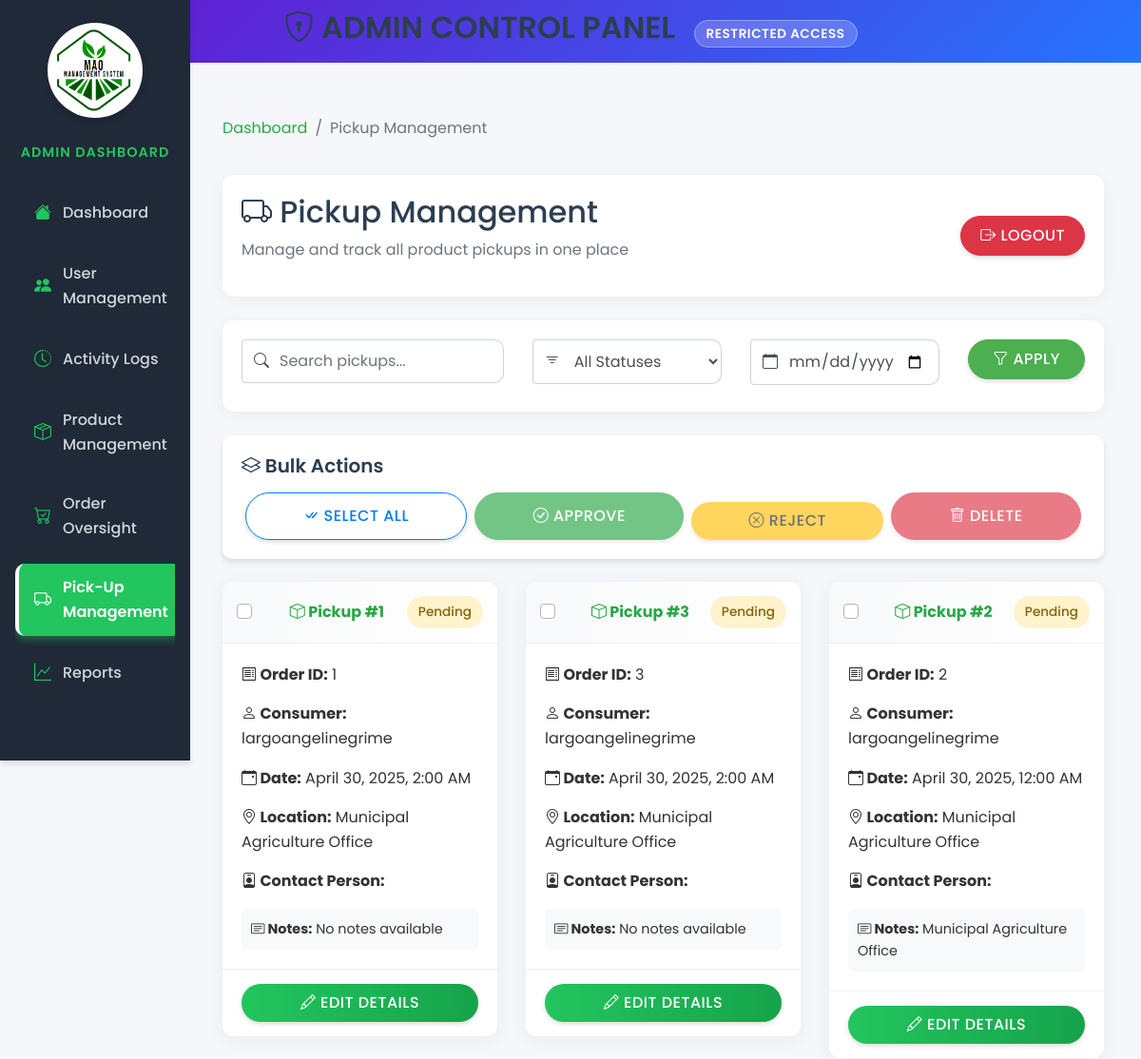
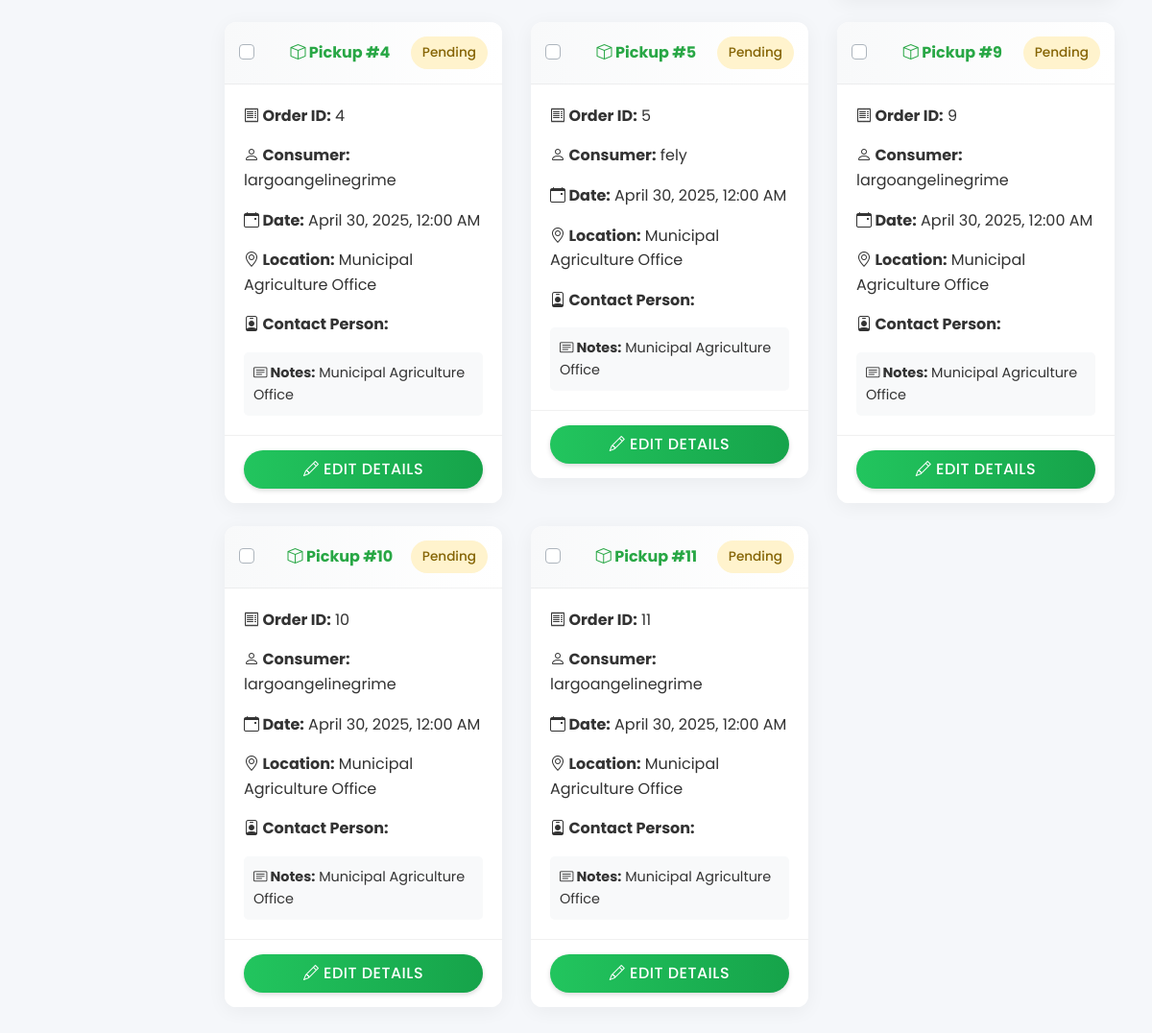
The app's page /views/admin/pickup-management.php?date=2025-04-30 00:00:00 (signed in) with its own data (2 pictures, top to bottom).
### tables this page shows
CREATE TABLE `pickups` (
  `pickup_id` int(11) NOT NULL,
  `order_id` int(11) NOT NULL,
  `payment_id` int(11) DEFAULT NULL,
  `pickup_status` enum('pending','processing','ready','completed','canceled') DEFAULT 'pending',
  `pickup_date` datetime DEFAULT NULL,
  `pickup_location` varchar(255) DEFAULT 'Municipal Agriculture Office',
  `pickup_notes` text DEFAULT NULL,
  `office_location` varchar(255) DEFAULT 'Municipal Agriculture Office',
  `contact_person` varchar(100) DEFAULT NULL
);

CREATE TABLE `orders` (
  `order_id` int(11) NOT NULL,
  `consumer_id` int(11) DEFAULT NULL,
  `order_status` enum('pending','processing','ready','completed','canceled') DEFAULT 'pending',
  `order_date` timestamp NOT NULL DEFAULT current_timestamp(),
  `pickup_details` text DEFAULT NULL
);

CREATE TABLE `users` (
  `user_id` int(11) NOT NULL,
  `username` varchar(50) NOT NULL,
  `password` varchar(255) NOT NULL,
  `email` varchar(100) NOT NULL,
  `role_id` int(11) DEFAULT NULL,
  `created_at` timestamp NOT NULL DEFAULT current_timestamp(),
  `updated_at` timestamp NOT NULL DEFAULT current_timestamp() ON UPDATE current_timestamp(),
  `first_name` varchar(100) NOT NULL,
  `last_name` varchar(100) NOT NULL,
  `contact_number` varchar(20) DEFAULT NULL,
  `address` text DEFAULT NULL
);

### views/admin/pickup-management.php (the view, shortened to what this page needs)
<?php
$database = new Database();
$conn = $database->connect();
$limit = 10;
$page = isset($_GET['page']) ? (int)$_GET['page'] : 1;
$offset = ($page - 1) * $limit;
$search = isset($_GET['search']) ? trim($_GET['search']) : '';
$dateFilter = isset($_GET['date']) ? $_GET['date'] : '';
$query = "SELECT
            p.pickup_id,
            o.order_id,
            c.username AS consumer_name,
            p.pickup_status,
            p.pickup_date,
            p.pickup_location,
            p.contact_person,
            p.pickup_notes
          FROM pickups AS p
          JOIN orders AS o ON p.order_id = o.order_id
          JOIN users AS c ON o.consumer_id = c.user_id";
$whereClauses = [];
$queryParams = [];
if (!empty($dateFilter)) {
    $whereClauses[] = "DATE(p.pickup_date) = :date";
    $queryParams[':date'] = $dateFilter;
}
if (!empty($whereClauses)) {
    $query .= " WHERE " . implode(" AND ", $whereClauses);
}
$query .= " ORDER BY p.pickup_date DESC LIMIT :limit OFFSET :offset";
$stmt = $conn->prepare($query);
$stmt->bindValue(':limit', $limit, PDO::PARAM_INT);
$stmt->bindValue(':offset', $offset, PDO::PARAM_INT);
if (!empty($queryParams)) {
    foreach ($queryParams as $param => $value) {
        $stmt->bindValue($param, $value, PDO::PARAM_STR);
    }
}
$stmt->execute();
$pickups = $stmt->fetchAll(PDO::FETCH_ASSOC);
?>
<!DOCTYPE html>
<html lang="en">
<head>
    <link href="https://stackpath.bootstrapcdn.com/bootstrap/4.5.2/css/bootstrap.min.css" rel="stylesheet">
    <link href="https://cdn.jsdelivr.net/npm/bootstrap-icons/font/bootstrap-icons.css" rel="stylesheet">
    <link rel="stylesheet" href="../../public/style/admin.css">
    <link rel="stylesheet" href="../../public/style/admin-sidebar.css">
    <link rel="stylesheet" href="../../public/style/pickup-management.css">
    <link rel="stylesheet" href="https://cdnjs.cloudflare.com/ajax/libs/bootstrap-datepicker/1.9.0/css/bootstrap-datepicker.min.css">
</head>
<body>
    <div class="admin-header text-center">
        <h2><i class="bi bi-shield-lock"></i> ADMIN CONTROL PANEL <span class="admin-badge">Restricted Access</span></h2>
    </div>
    <div class="container-fluid">
        <div class="row">
            <?php include '../../views/global/admin-sidebar.php'; ?>
            <main role="main" class="col-md-9 ml-sm-auto col-lg-10 px-4 py-4 pickup-management-page">
                <nav aria-label="breadcrumb">
                    <ol class="breadcrumb">
                        <li class="breadcrumb-item"><a href="admin-dashboard.php">Dashboard</a></li>
                        <li class="breadcrumb-item active" aria-current="page">Pickup Management</li>
                    </ol>
                </nav>
                <div class="page-header">
                    <div class="header-content">
                        <h1 class="h2"><i class="bi bi-truck"></i> Pickup Management</h1>
                        <p class="text-muted">Manage and track all product pickups in one place</p>
                    </div>
                    <form method="POST" onsubmit="return confirm('Are you sure you want to logout?');" class="logout-container">
                        <button type="submit" name="logout" class="btn btn-danger">
                            <i class="bi bi-box-arrow-right"></i> Logout
                        </button>
                    </form>
                </div>
                <div class="search-container">
                    <form method="GET" action="" class="row">
                        <div class="col-md-4 mb-2">
                            <div class="input-group">
                                <div class="input-group-prepend">
                                    <span class="input-group-text"><i class="bi bi-search"></i></span>
                                </div>
                                <input type="text" name="search" class="form-control" placeholder="Search pickups..." value="<?= htmlspecialchars($search) ?>">
                            </div>
                        </div>
                        <div class="col-md-3 mb-2">
                            <div class="input-group">
                                <div class="input-group-prepend">
                                    <span class="input-group-text"><i class="bi bi-filter"></i></span>
                                </div>
                                <select name="status" class="form-control">
                                    <option value="">All Statuses</option>
                                </select>
                            </div>
                        </div>
                        <div class="col-md-3 mb-2">
                            <div class="input-group">
                                <div class="input-group-prepend">
                                    <span class="input-group-text"><i class="bi bi-calendar"></i></span>
                                </div>
                                <input type="date" name="date" class="form-control" value="<?= htmlspecialchars($dateFilter) ?>">
                            </div>
                        </div>
                        <div class="col-md-2 mb-2">
                            <button type="submit" class="btn btn-success btn-block">
                                <i class="bi bi-funnel"></i> Apply
                            </button>
                        </div>
                    </form>
                </div>
                <div class="batch-actions-bar mb-3">
                    <div class="card">
                        <div class="card-body">
                            <h5 class="card-title mb-3"><i class="bi bi-layers"></i> Bulk Actions</h5>
                            <div class="d-flex flex-wrap justify-content-between">
                                <button type="button" id="selectAllBtn" class="btn btn-outline-primary flex-fill mx-1 mb-0">
                                    <i class="bi bi-check-all"></i> Select All
                                </button>
                                <button type="button" id="approveSelectedBtn" class="btn btn-success flex-fill mx-1 mb-0">
                                    <i class="bi bi-check-circle"></i> Approve
                                </button>
                                <button type="button" id="rejectSelectedBtn" class="btn btn-warning flex-fill mx-1 mb-0">
                                    <i class="bi bi-x-circle"></i> Reject
                                </button>
                                <button type="button" id="deleteSelectedBtn" class="btn btn-danger flex-fill mx-1 mb-0">
                                    <i class="bi bi-trash"></i> Delete
                                </button>
                            </div>
                        </div>
                    </div>
                </div>
                <?php if (count($pickups) > 0): ?>
                    <div class="row">
                        <?php foreach ($pickups as $pickup): ?>
                            <div class="col-md-6 col-lg-4">
                                <div class="card pickup-card mb-4">
                                    <div class="card-header d-flex justify-content-between align-items-center">
                                        <span class="font-weight-bold"><i class="bi bi-box"></i> Pickup #<?= htmlspecialchars($pickup['pickup_id']) ?></span>
                                        <span class="status-label status-<?= strtolower(str_replace(' ', '-', $pickup['pickup_status'])) ?>">
                                            <?= ucfirst(htmlspecialchars($pickup['pickup_status'])) ?>
                                        </span>
                                    </div>
                                    <div class="card-body">
                                        <p><strong><i class="bi bi-receipt"></i> Order ID:</strong> <?= htmlspecialchars($pickup['order_id']) ?></p>
                                        <p><strong><i class="bi bi-person"></i> Consumer:</strong> <?= htmlspecialchars($pickup['consumer_name']) ?></p>
                                        <p><strong><i class="bi bi-calendar-event"></i> Date:</strong> <?= htmlspecialchars(date("F j, Y, g:i A", strtotime($pickup['pickup_date']))) ?></p>
                                        <p><strong><i class="bi bi-geo-alt"></i> Location:</strong> <?= htmlspecialchars($pickup['pickup_location']) ?></p>
                                        <p>
                                            <strong><i class="bi bi-person-badge"></i> Contact Person:</strong>
                                        </p>
                                        <div class="pickup-notes">
                                            <strong><i class="bi bi-card-text"></i> Notes:</strong> <?= htmlspecialchars($pickup['pickup_notes'] ?: 'No notes available') ?>
                                        </div>
                                    </div>
                                    <div class="card-footer">
                                        <button type="button" class="btn btn-primary btn-block edit-pickup-btn"
                                                data-toggle="modal"
                                                data-target="#editPickupModal"
                                                data-pickup-id="<?= htmlspecialchars($pickup['pickup_id']) ?>"
                                                data-pickup-status="<?= htmlspecialchars($pickup['pickup_status']) ?>"
                                                data-pickup-date="<?= htmlspecialchars($pickup['pickup_date']) ?>"
                                                data-pickup-location="<?= htmlspecialchars($pickup['pickup_location']) ?>"
                                                data-contact-person="<?= htmlspecialchars($pickup['contact_person']) ?>"
                                                data-pickup-notes="<?= htmlspecialchars($pickup['pickup_notes']) ?>">
                                            <i class="bi bi-pencil"></i> Edit Details
                                        </button>
                                    </div>
                                </div>
                            </div>
                        <?php endforeach; ?>
                    </div>
                <?php endif; ?>
            </main>
        </div>
    </div>
</body>
</html>

### public/style/admin.css (style rules this page uses)
:root { --primary: #3f51b5; --secondary: #4caf50; --info: #2196f3; --warning: #ffc107; --danger: #f44336; --dark: #212121; --light: #f8f9fa; --shadow-sm: 0 2px 8px rgba(0, 0, 0, 0.06); --shadow-md: 0 5px 15px rgba(0, 0, 0, 0.07); --shadow-lg: 0 8px 25px rgba(0, 0, 0, 0.1); --transition: all 0.3s ease; --radius: 12px; --primary-color: #4caf50; --primary-dark: #3e8e41; --primary-light: #8bc34a; --secondary-color: #2196f3; --accent-color: #ff9800; --danger-color: #f44336; --warning-color: #ffeb3b; --success-color: #4caf50; --info-color: #2196f3; --dark-color: #343a40; --light-color: #f8f9fa; --gray-color: #6c757d; --light-gray: #e9ecef; --white-color: #ffffff; --shadow: 0 4px 6px rgba(0, 0, 0, 0.1); }
body { background-color: #f3f4f6; color: #475569; font-family: "Poppins", sans-serif; font-size: 16px; line-height: 1.6; margin: 0; padding: 0; overflow-x: hidden; background-color: #f5f7fa; color: #333; }
.btn-warning { background-color: #fbbf24; color: #fff; border: none; margin: 10px; }
.btn-primary { background: linear-gradient(to right, #22c55e, #16a34a); border: none; padding: 0.8rem 1.6rem; font-weight: 600; color: #ffffff; border-radius: 10px; transition: all 0.3s ease-in-out; }
.btn { border-radius: 50px; padding: 8px 20px; font-weight: 500; text-transform: uppercase; letter-spacing: 0.5px; transition: var(--transition); box-shadow: 0 2px 5px rgba(0, 0, 0, 0.15); }
.btn-primary { background-color: var(--primary-color); border-color: var(--primary-color); }
.btn-success { background-color: var(--success-color); border-color: var(--success-color); }
.btn-danger { background-color: var(--danger-color); border-color: var(--danger-color); }
.btn-warning { background-color: var(--warning-color); border-color: var(--warning-color); color: #212529; }
.container-fluid { padding: 20px 30px; }
h1, h2, h3, h4, h5, h6 { font-weight: 600; color: #2c3e50; }
.card { border: none; border-radius: var(--radius); box-shadow: var(--shadow); transition: var(--transition); margin-bottom: 24px; background-color: var(--white-color); }
.card-header { background: linear-gradient(135deg, var(--primary-color)); color: white; border-radius: var(--radius) var(--radius) 0 0 !important; padding: 15px 20px; font-weight: 500; border: none; }
.card-body { padding: 20px; }
.form-control { height: fit-content; border-radius: var(--radius); border: 1px solid #ced4da; padding: 10px 15px; transition: var(--transition); }
.breadcrumb { background-color: transparent; padding: 0.75rem 0; margin-bottom: 1rem; }
.breadcrumb-item a { color: var(--primary-color); text-decoration: none; transition: var(--transition); }
.breadcrumb-item.active { color: var(--gray-color); }

### public/style/admin-sidebar.css (style rules this page uses)
:root { --primary-color: #28a745; --primary-light: #e8f5e9; --sidebar-bg: #1f2937; --sidebar-hover: #16a34a; --sidebar-active: #22c55e; --sidebar-text: #d1d5db; --sidebar-icon: #22c55e; --transition: all 0.3s ease; --radius: 10px; --shadow-md: 0 4px 6px rgba(0, 0, 0, 0.1); }

### public/style/pickup-management.css (style rules this page uses)
:root { --primary-color: #28a745; --primary-light: #e8f5e9; --secondary-color: #007bff; --warning-color: #ffc107; --danger-color: #dc3545; --info-color: #17a2b8; --dark-color: #343a40; --light-color: #f8f9fa; --border-radius: 10px; --box-shadow: 0 4px 12px rgba(0, 0, 0, 0.1); --transition: all 0.3s ease; }
.breadcrumb { background-color: transparent; padding: 0.75rem 0; margin-bottom: 1.5rem; }
.breadcrumb-item a { color: var(--primary-color); text-decoration: none; transition: var(--transition); }
.search-container { background-color: white; border-radius: var(--border-radius); padding: 20px; margin-bottom: 25px; box-shadow: var(--box-shadow); }
.pickup-card { border: none; border-radius: var(--border-radius); box-shadow: var(--box-shadow); transition: var(--transition); overflow: hidden; }
.pickup-card .card-header { background-color: var(--primary-light); border-bottom: 2px solid var(--primary-color); font-weight: 600; color: var(--primary-color); }
.pickup-card .card-body { padding: 20px; }
.pickup-card .card-footer { background-color: white; border-top: 1px solid #f0f0f0; padding: 15px 20px; }
.status-label { padding: 6px 12px; border-radius: 20px; font-size: 0.85rem; font-weight: 500; }
.status-pending { background-color: #fff3cd; color: #856404; }
.pickup-notes { max-height: 80px; overflow-y: auto; margin-top: 10px; padding: 10px; background-color: #f8f9fa; border-radius: 5px; font-size: 0.9rem; }

### records on screen
pickups: pickup_id "1", pickup_status "Pending", order.order_id "1", users.username "largoangelinegrime", pickup_date "April 30, 2025, 2:00 AM", pickup_location "Municipal Agriculture Office", pickup_notes "No notes available"
pickups: pickup_id "3", pickup_status "Pending", order.order_id "3", users.username "largoangelinegrime", pickup_date "April 30, 2025, 2:00 AM", pickup_location "Municipal Agriculture Office", pickup_notes "No notes available"
pickups: pickup_id "2", pickup_status "Pending", order.order_id "2", users.username "largoangelinegrime", pickup_date "April 30, 2025, 12:00 AM", pickup_location "Municipal Agriculture Office", pickup_notes "Municipal Agriculture Office"
pickups: pickup_id "4", pickup_status "Pending", order.order_id "4", users.username "largoangelinegrime", pickup_date "April 30, 2025, 12:00 AM", pickup_location "Municipal Agriculture Office", pickup_notes "Municipal Agriculture Office"
pickups: pickup_id "5", pickup_status "Pending", order.order_id "5", users.username "fely", pickup_date "April 30, 2025, 12:00 AM", pickup_location "Municipal Agriculture Office", pickup_notes "Municipal Agriculture Office"
pickups: pickup_id "9", pickup_status "Pending", order.order_id "9", users.username "largoangelinegrime", pickup_date "April 30, 2025, 12:00 AM", pickup_location "Municipal Agriculture Office", pickup_notes "Municipal Agriculture Office"
pickups: pickup_id "10", pickup_status "Pending", order.order_id "10", users.username "largoangelinegrime", pickup_date "April 30, 2025, 12:00 AM", pickup_location "Municipal Agriculture Office", pickup_notes "Municipal Agriculture Office"
pickups: pickup_id "11", pickup_status "Pending", order.order_id "11", users.username "largoangelinegrime", pickup_date "April 30, 2025, 12:00 AM", pickup_location "Municipal Agriculture Office", pickup_notes "Municipal Agriculture Office"
